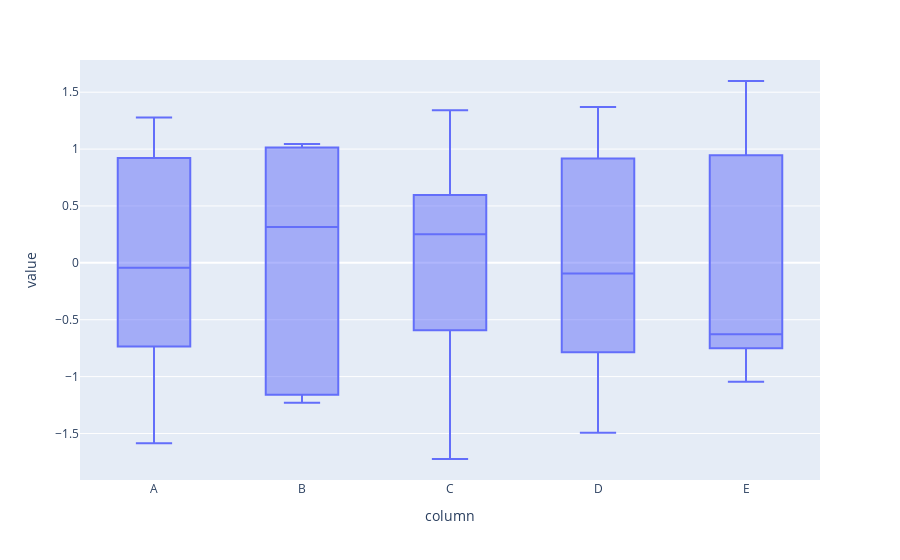

The notebook cell this image was saved under:
### Code cell
fig = px.box(data_frame=data_standard_melt, x="column", y="value")
fig

### Figure 1 — Plotly figure (JSON) as saved in the notebook; plotly's stock layout.template omitted (floating-point values rounded to 4 significant figures)
{"data": [{"alignmentgroup": "True", "hovertemplate": "column=%{x}<br>value=%{y}<extra></extra>", "legendgroup": "", "marker": {"color": "#636efa"}, "name": "", "notched": false, "offsetgroup": "", "orientation": "v", "showlegend": false, "type": "box", "x": ["A", "A", "A", "A", "A", "B", "B", "B", "B", "B", "C", "C", "C", "C", "C", "D", "D", "D", "D", "D", "E", "E", "E", "E", "E"], "x0": " ", "xaxis": "x", "y": [-1.586, 0.8028, -0.4521, 1.278, -0.04262, -1.229, 1.004, -1.135, 0.3152, 1.045, -0.2152, 0.3472, -1.724, 1.341, 0.2517, -0.5498, 0.7658, -0.09295, 1.369, -1.492, -1.045, 0.7285, 1.598, -0.6535, -0.6279], "y0": " ", "yaxis": "y"}], "layout": {"boxmode": "group", "legend": {"tracegroupgap": 0}, "margin": {"t": 60}, "xaxis": {"anchor": "y", "domain": [0, 1], "title": {"text": "column"}}, "yaxis": {"anchor": "x", "domain": [0, 1], "title": {"text": "value"}}}}
